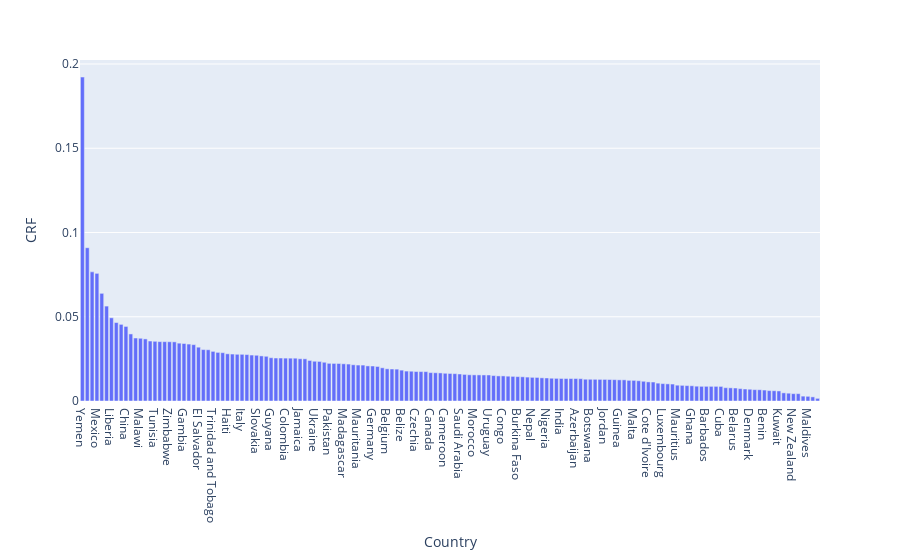

This figure's notebook cell:
### Code cell
fig = px.bar(intake, x = "Country", y ="CRF").update_xaxes(categoryorder="total descending")
fig.show()

### Figure 1 — Plotly figure (JSON) as saved in the notebook; plotly's stock layout.template omitted (floating-point values rounded to 4 significant figures; data arrays with more than 128 entries replaced by an {"elided": "..."} marker saying what was removed)
{"data": [{"alignmentgroup": "True", "hovertemplate": "Country=%{x}<br>CRF=%{y}<extra></extra>", "legendgroup": "", "marker": {"color": "#636efa"}, "name": "", "offsetgroup": "", "orientation": "v", "showlegend": false, "textposition": "auto", "type": "bar", "x": {"elided": "153 str values"}, "xaxis": "x", "y": {"elided": "153 float values"}, "yaxis": "y"}], "layout": {"barmode": "relative", "legend": {"tracegroupgap": 0}, "margin": {"t": 60}, "xaxis": {"anchor": "y", "categoryorder": "total descending", "domain": [0, 1], "title": {"text": "Country"}}, "yaxis": {"anchor": "x", "domain": [0, 1], "title": {"text": "CRF"}}}}
